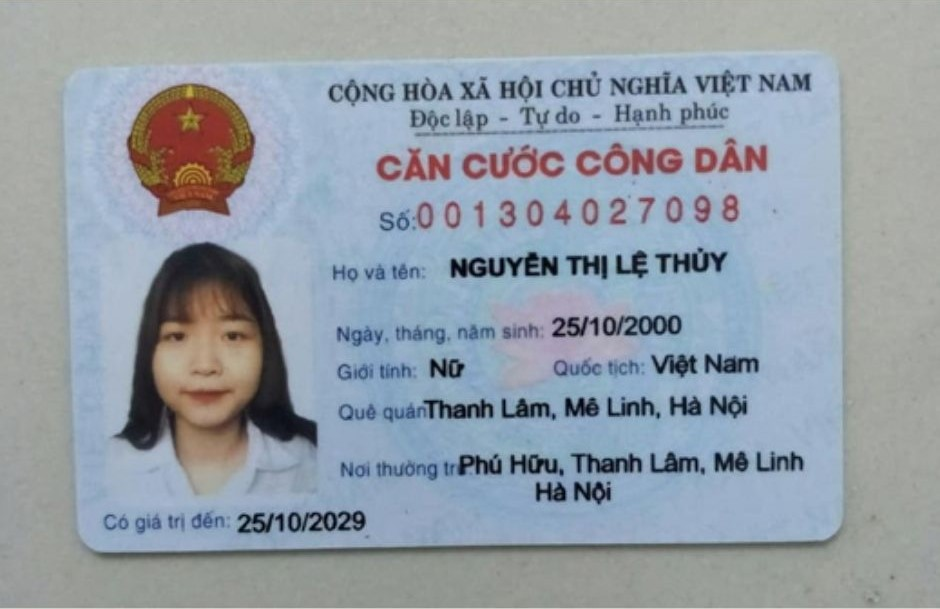
#> input picture cccd1.jpg, 940 x 609 px; its folder holds only this picture in this run
$ python -i 'CCCD(Webcam).py'   (imports and definitions only)
#> lines starting #> are read from the running program, lines starting #| are printed output that depends on the picture; after the words box and inside, x2 and y2 are one past the last pixel; in counts of white or black regions, pixels touching at a corner belong together
#> further down, picture is the input picture: shape (609, 940, 3); mean B, G, R 166.9, 157.3, 147.7
import cv2
import numpy as np
import pytesseract
import re
import threading
import time
from collections import deque, Counter
from PIL import ImageFont, ImageDraw, Image
import tkinter as tk

class VideoCapture:
    # [5 lines left out: function __init__, not called in this run]

    def update(self):
        while self.is_running:
            self.ret, self.frame = self.cap.read()

    def read(self):
        return self.ret, self.frame

    def stop(self):
        self.is_running = False
        self.cap.release()

    def reset(self):
        return "Tỉnh thành: \nThế kỷ: \nNăm sinh: \nID ngẫu nhiên: "

    # [145 lines left out: functions parse_cmnd, adjust_gamma, draw_infoCCCD, draw_cccd_number, preProcesingImage, not called in this run]

pytesseract.pytesseract.tesseract_cmd = r'D:\\Program Files\\Tesseract-OCR\\tesseract.exe'
queue_frame_length = 5

# [62 lines left out: functions update_queue_frame_length, detectBox, findBoundingBox, crop_corners, not called in this run]

def detect_and_draw_rectangles(image):
    gray = cv2.cvtColor(image, cv2.COLOR_BGR2GRAY)
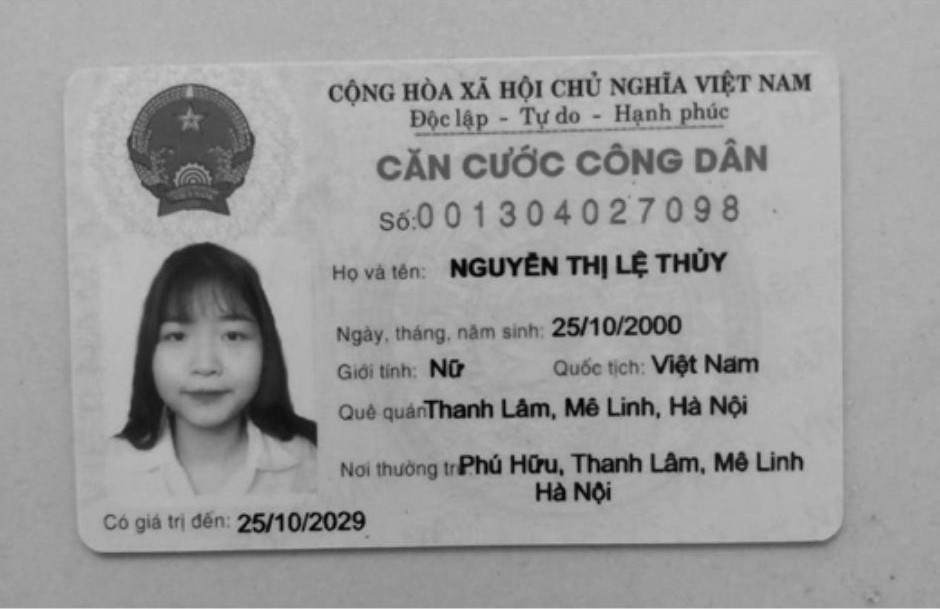
#> gray: shape (609, 940); min 3, max 209, mean 155.6
    blur = cv2.GaussianBlur(gray, (5, 5), 0)
    edges = cv2.Canny(blur, 50, 150)
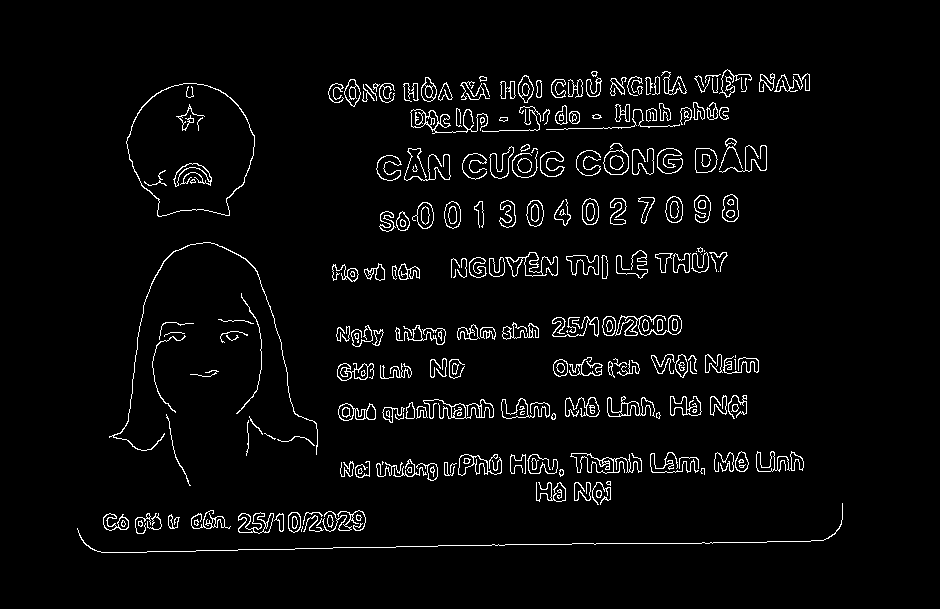
#> edges: shape (609, 940); 3.7% white in thin lines or dots, all inside (x1, y1, x2, y2) = (77, 69, 843, 553)

    cv2.imshow('Edges', edges)  # Display edges for debugging

    contours, _ = cv2.findContours(edges, cv2.RETR_TREE, cv2.CHAIN_APPROX_SIMPLE)
#> contours = 470 contours, 170 with area under 20; largest, box (x1, y1, x2, y2) and area: (126, 83, 255, 217) 12776, (126, 83, 255, 217) 12671, (603, 143, 629, 175) 512, (410, 109, 488, 134) 505, (603, 150, 629, 175) 484
    for contour in contours:
        contour_area = cv2.contourArea(contour)
        if 600 <= contour_area:  # Check if contour area is within desired range
            approx = cv2.approxPolyDP(contour, 0.04 * cv2.arcLength(contour, True), True)
            print("Contour found with area:", contour_area)  # Debugging line
            if len(approx) == 4:
                cv2.drawContours(image, [approx], 0, (0, 255, 0), 2)
                print("Detected rectangle:", approx)  # Debugging line
                return approx  # Return the first detected rectangle's approx
#> this loop made 470 passes
#> contour_area on passes 7, 8, 10: 49.5, 45, 21.5
#| Contour found with area: 12775.5
#| Contour found with area: 12671.0

    #print("No suitable rectangle detected")  # Debugging line
    return None

def update_queue_length_and_detect():
    update_queue_frame_length()
    detectCCCDfromFrame()

# [54 lines left out: function detectCCCDfromFrame, not called in this run]

# [2 lines not run here, left out]

# [1 line that did not run here, left out]
# [1 line not run here, left out]

# [1 line that did not run here, left out]
# [1 line not run here, left out]

# [1 line that did not run here, left out]
# [4 lines not run here, left out]

# [1 line that did not run here, left out]
# [1 line not run here, left out]

# [1 line that did not run here, left out]
# [1 line not run here, left out]

# [1 line that did not run here, left out]
# [3 lines not run here, left out]

>>> import cv2
>>> picture = cv2.imread('cccd1.jpg')
>>> result = detect_and_draw_rectangles(picture)

$ run again, on cccd2.jpg
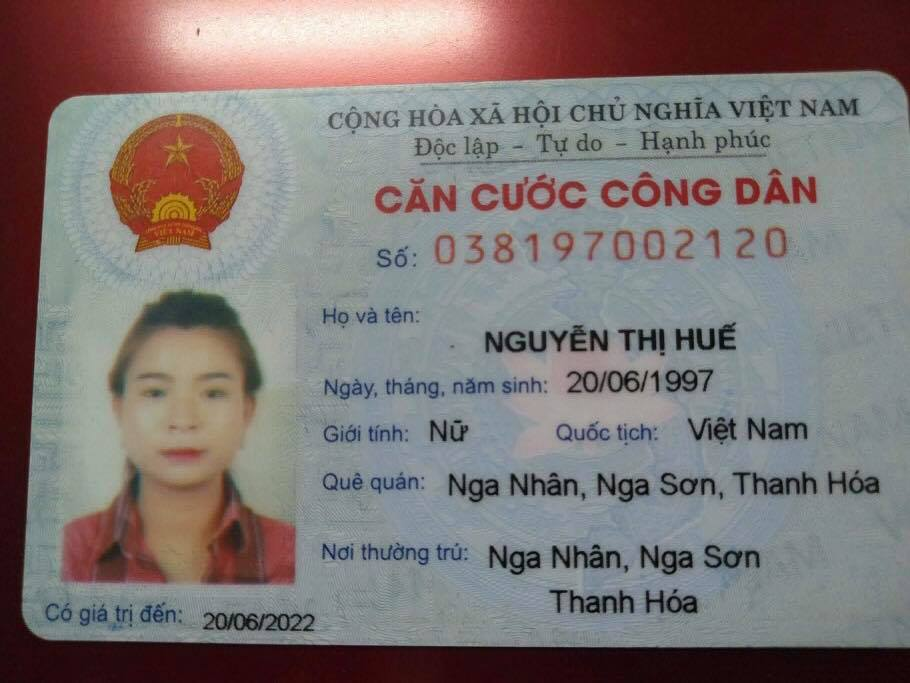
#> input picture cccd2.jpg, 910 x 683 px
#> picture is the input picture: shape (683, 910, 3); mean B, G, R 117.5, 118.8, 127
#> in detect_and_draw_rectangles, `edges = cv2.Canny(blur, 50, 150)`:
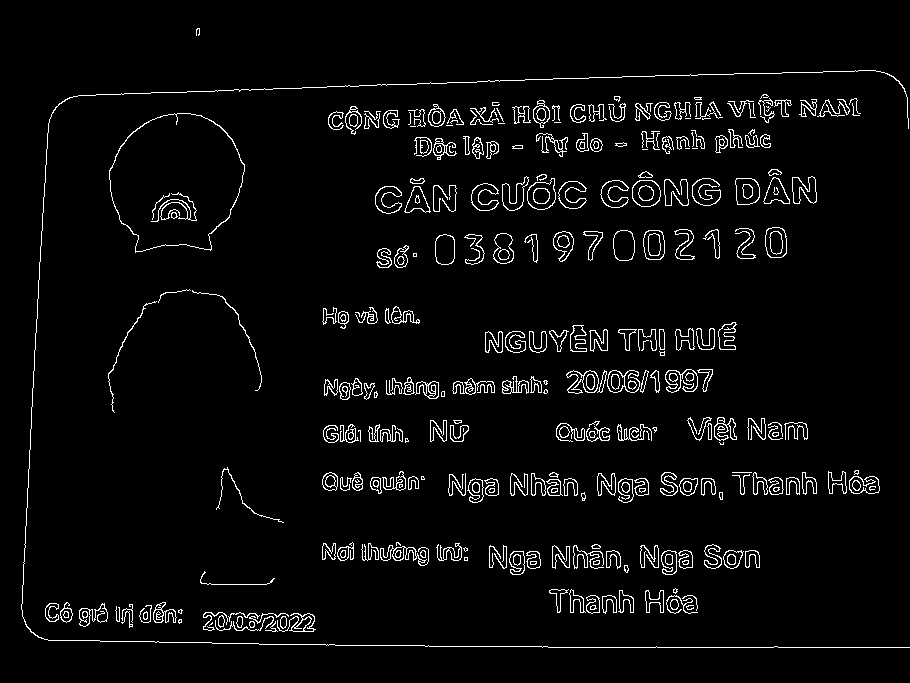
#> edges: shape (683, 910); 4% white in thin lines or dots, all inside (x1, y1, x2, y2) = (21, 28, 910, 648)
#> contours = 586 contours, 176 with area under 20; largest, box (x1, y1, x2, y2) and area: (109, 113, 245, 253) 14108, (109, 113, 245, 252) 14010, (527, 178, 556, 210) 653, (527, 178, 556, 210) 634, (632, 180, 661, 207) 618
#> the loop in detect_and_draw_rectangles, `for contour in contours:` made 433 passes
#> (contour_area, approx) on pass 433: (653, [[554, 178], [529, 187], [532, 207], [552, 205]])
#> (printed output is left out)
#> after the loop in detect_and_draw_rectangles, `for contour in contours:`:
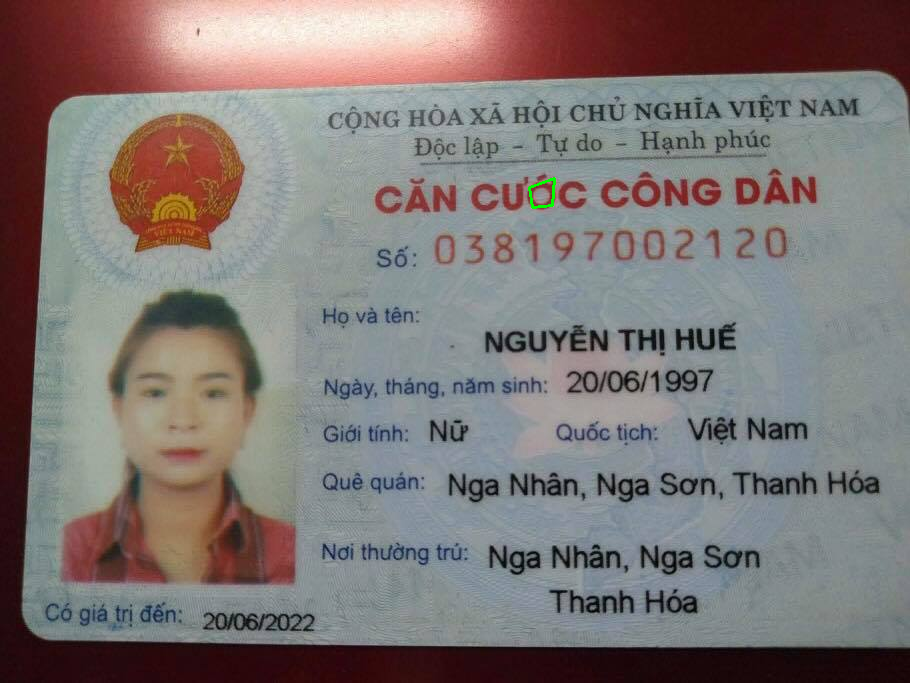
#> image: shape (683, 910, 3); 0.04% of pixels changed, all inside (x1, y1, x2, y2) = (528, 177, 556, 209)
#> result = [[554, 178], [529, 187], [532, 207], [552, 205]]

$ run again, on cccd5.jpg
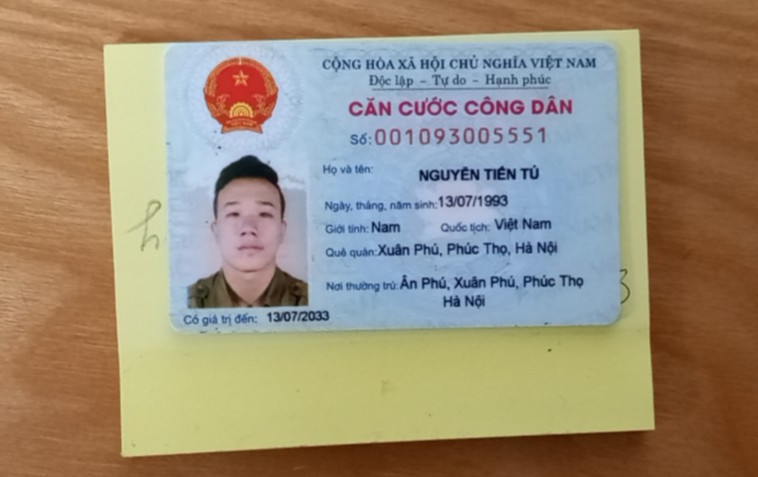
#> input picture cccd5.jpg, 758 x 477 px
#> picture is the input picture: shape (477, 758, 3); mean B, G, R 120.8, 142.3, 155.7
#> in detect_and_draw_rectangles, `edges = cv2.Canny(blur, 50, 150)`:
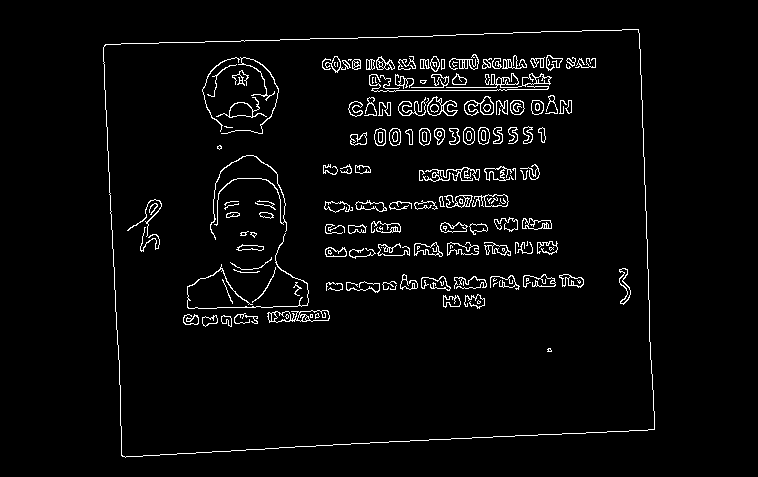
#> edges: shape (477, 758); 3.5% white in thin lines or dots, all inside (x1, y1, x2, y2) = (103, 29, 655, 458)
#> contours = 325 contours, 145 with area under 20; largest, box (x1, y1, x2, y2) and area: (103, 29, 655, 458) 216700, (103, 29, 655, 458) 216696, (267, 310, 330, 323) 516, (427, 96, 458, 116) 331, (464, 96, 494, 116) 310
#> the loop in detect_and_draw_rectangles, `for contour in contours:` made 1 pass
#> (contour_area, approx) on pass 1: (216700.5, [[638, 29], [105, 44], [121, 455], [654, 429]])
#> (printed output is left out)
#> after the loop in detect_and_draw_rectangles, `for contour in contours:`:
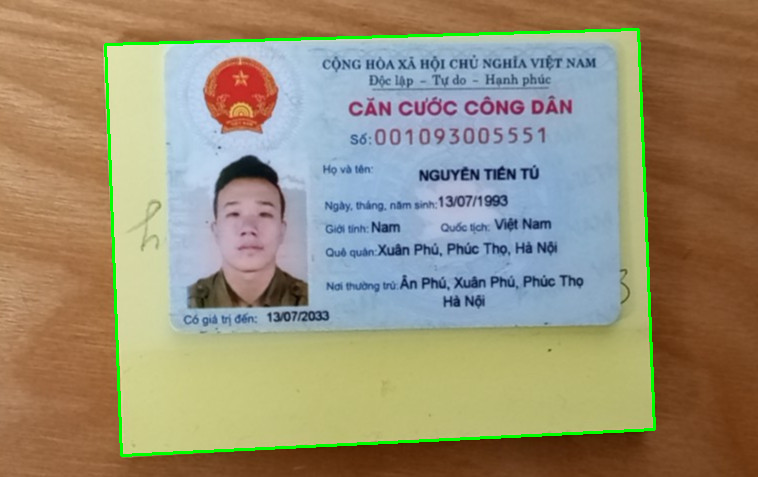
#> image: shape (477, 758, 3); 1.56% of pixels changed, all inside (x1, y1, x2, y2) = (104, 28, 656, 457)
#> result = [[638, 29], [105, 44], [121, 455], [654, 429]]
